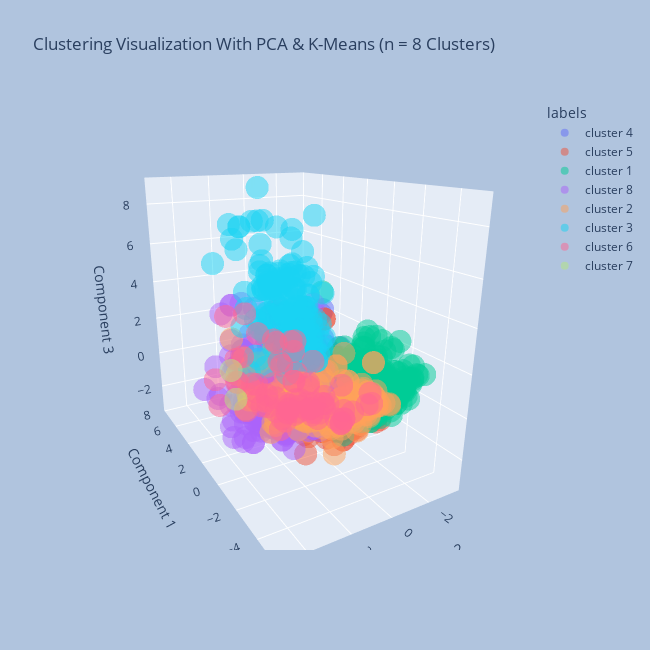

The code cell stored with this chart in its notebook:
### Code cell
fig = px.scatter_3d(df_reduced, x = 'Component 1', y = 'Component 2', z = 'Component 3', color = 'labels', opacity=0.5)
fig.update_layout( title = 'Clustering Visualization With PCA & K-Means (n = 8 Clusters)' ,autosize=False, width=650, height=650, margin=dict( l=50, r=50, b=100, t=100, pad=4), paper_bgcolor="LightSteelBlue")
fig.show()

### Figure 1 — Plotly figure (JSON) as saved in the notebook; plotly's stock layout.template omitted (floating-point values rounded to 4 significant figures; data arrays with more than 128 entries replaced by an {"elided": "..."} marker saying what was removed)
{"data": [{"hovertemplate": "labels=cluster 4<br>Component 1=%{x}<br>Component 2=%{y}<br>Component 3=%{z}<extra></extra>", "legendgroup": "cluster 4", "marker": {"color": "#636efa", "opacity": 0.5, "symbol": "circle"}, "mode": "markers", "name": "cluster 4", "scene": "scene", "showlegend": true, "type": "scatter3d", "x": {"elided": "410 float values"}, "y": {"elided": "410 float values"}, "z": {"elided": "410 float values"}}, {"hovertemplate": "labels=cluster 5<br>Component 1=%{x}<br>Component 2=%{y}<br>Component 3=%{z}<extra></extra>", "legendgroup": "cluster 5", "marker": {"color": "#EF553B", "opacity": 0.5, "symbol": "circle"}, "mode": "markers", "name": "cluster 5", "scene": "scene", "showlegend": true, "type": "scatter3d", "visible": true, "x": {"elided": "459 float values"}, "y": {"elided": "459 float values"}, "z": {"elided": "459 float values"}}, {"hovertemplate": "labels=cluster 1<br>Component 1=%{x}<br>Component 2=%{y}<br>Component 3=%{z}<extra></extra>", "legendgroup": "cluster 1", "marker": {"color": "#00cc96", "opacity": 0.5, "symbol": "circle"}, "mode": "markers", "name": "cluster 1", "scene": "scene", "showlegend": true, "type": "scatter3d", "x": {"elided": "517 float values"}, "y": {"elided": "517 float values"}, "z": {"elided": "517 float values"}}, {"hovertemplate": "labels=cluster 8<br>Component 1=%{x}<br>Component 2=%{y}<br>Component 3=%{z}<extra></extra>", "legendgroup": "cluster 8", "marker": {"color": "#ab63fa", "opacity": 0.5, "symbol": "circle"}, "mode": "markers", "name": "cluster 8", "scene": "scene", "showlegend": true, "type": "scatter3d", "x": {"elided": "439 float values"}, "y": {"elided": "439 float values"}, "z": {"elided": "439 float values"}}, {"hovertemplate": "labels=cluster 2<br>Component 1=%{x}<br>Component 2=%{y}<br>Component 3=%{z}<extra></extra>", "legendgroup": "cluster 2", "marker": {"color": "#FFA15A", "opacity": 0.5, "symbol": "circle"}, "mode": "markers", "name": "cluster 2", "scene": "scene", "showlegend": true, "type": "scatter3d", "x": {"elided": "175 float values"}, "y": {"elided": "175 float values"}, "z": {"elided": "175 float values"}}, {"hovertemplate": "labels=cluster 3<br>Component 1=%{x}<br>Component 2=%{y}<br>Component 3=%{z}<extra></extra>", "legendgroup": "cluster 3", "marker": {"color": "#19d3f3", "opacity": 0.5, "symbol": "circle"}, "mode": "markers", "name": "cluster 3", "scene": "scene", "showlegend": true, "type": "scatter3d", "x": {"elided": "164 float values"}, "y": {"elided": "164 float values"}, "z": {"elided": "164 float values"}}, {"hovertemplate": "labels=cluster 6<br>Component 1=%{x}<br>Component 2=%{y}<br>Component 3=%{z}<extra></extra>", "legendgroup": "cluster 6", "marker": {"color": "#FF6692", "opacity": 0.5, "symbol": "circle"}, "mode": "markers", "name": "cluster 6", "scene": "scene", "showlegend": true, "type": "scatter3d", "visible": true, "x": [-1.77, 0.9475, 0.3155, 0.4006, -1.068, 5.024, 4.721, -1.316, -2.526, 0.2728, -0.3586, -0.6405, 3.897, -1.487, -2.678, -1.165, 2.054, 0.8265, -1.125, 3.471, -1.77, -0.3808, -1.971, 2.531, 2.887, 2.641, -1.763, 2.887, -2.123, 2.803, -0.9309, -2.44, 1.672, -2.21, -2.357, 2.128, 3.257, 1.874, 3.05, 4.104, -2.119, -1.85, 4.882, 0.4095, 4.28, 2.791, 1.105, 1.363, -1.571, -2.061, -2.076, 4.353, 4.52, 0.1105, -2.526, -0.3795, 0.3219, 2.139, 1.363, 0.6222, 2.636, 2.345, -1.571, 4.821, 1.907, 1.413, 2.131, -1.909, 5.542, 0.09105, -1.467, -1.467, 4.662, 4.28], "y": [-0.1182, 0.2005, 2.69, 3.109, 1.865, -0.6078, -2.172, -0.2554, 0.5652, 2.282, 0.3199, 2.723, -1.154, 1.636, -0.6833, 0.5303, 1.793, 0.9484, 0.8742, -1.684, -0.1182, 0.5793, -0.4291, -0.0284, 0.1291, 0.3359, 1.763, 0.1291, 0.2512, 1.997, 2.423, -1.114, 4.594, 0.226, 1.15, 2.847, 0.1381, 2.48, 3.413, 0.7625, 1.794, 0.3531, 0.9073, 3.35, -0.9586, -0.0959, 1.496, 2.429, 1.536, 1.164, 1.743, 1.918, 0.1526, 4.208, 0.5652, 1.926, 4.069, 1.405, 4.556, 4.021, -0.1524, 0.0002299, 1.536, -1.094, 3.123, 0.3147, 0.6694, -1.417, -0.5349, 2.135, 0.8093, 0.8093, -0.2497, -0.9586], "z": [-0.8108, -1.511, 0.1626, -0.04106, -0.2857, -0.8318, -2.174, 0.6279, -0.4974, -0.06223, -1.072, -0.2182, -2.603, 0.3022, 0.1556, -0.3685, -1.119, -1.52, -0.8401, -0.2424, -0.8108, -0.4634, -0.4615, 1.536, -2.38, -2.46, 1.203, -2.38, -0.7123, -0.4994, -0.6473, 0.0004851, 0.7996, -0.1011, 0.5203, 3.528, -2.222, -0.3965, 3.23, -2.633, 0.052, -0.6563, 1.354, 0.822, -1.582, 0.8694, -1.741, -0.9297, 0.03175, 0.7433, 0.1416, -2.69, 0.9716, 2.284, -0.4974, -0.2211, 1.094, -0.3202, -0.3602, 0.9751, -1.788, -0.125, 0.03175, 0.5559, 1.541, -1.5, -2.08, 0.2108, 0.3677, -1.651, 0.04528, 0.04528, -0.4004, -1.582]}, {"hovertemplate": "labels=cluster 7<br>Component 1=%{x}<br>Component 2=%{y}<br>Component 3=%{z}<extra></extra>", "legendgroup": "cluster 7", "marker": {"color": "#B6E880", "opacity": 0.5, "symbol": "circle"}, "mode": "markers", "name": "cluster 7", "scene": "scene", "showlegend": true, "type": "scatter3d", "x": [-1.095, -0.7859], "y": [4.79, 4.828], "z": [1.08, 2.239]}], "layout": {"autosize": false, "dragmode": "zoom", "height": 650, "legend": {"title": {"text": "labels"}, "tracegroupgap": 0}, "margin": {"b": 100, "l": 50, "pad": 4, "r": 50, "t": 100}, "paper_bgcolor": "LightSteelBlue", "scene": {"aspectmode": "auto", "aspectratio": {"x": 1.171, "y": 0.7777, "z": 1.098}, "camera": {"center": {"x": 4.441e-16, "y": 2.22e-16, "z": 2.22e-16}, "eye": {"x": -1.789, "y": 1.009, "z": 0.7033}, "projection": {"type": "perspective"}, "up": {"x": 0, "y": 0, "z": 1}}, "domain": {"x": [0, 1], "y": [0, 1]}, "dragmode": "turntable", "xaxis": {"title": {"text": "Component 1"}, "type": "linear"}, "yaxis": {"title": {"text": "Component 2"}, "type": "linear"}, "zaxis": {"title": {"text": "Component 3"}, "type": "linear"}}, "title": {"text": "Clustering Visualization With PCA & K-Means (n = 8 Clusters)"}, "width": 650}}
